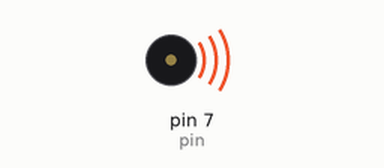
Simulated run of this sketch. Board: Arduino Uno, built with avr-gcc and run on an emulated ATmega328P. Parts: buzzer (waves = sounding).

Above: at 0.4 s.
Timing chart, 0 to 7.4 s (numbered marks = the images above):
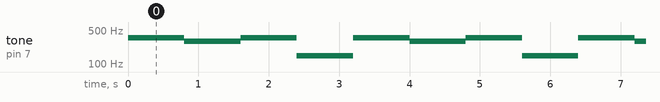

The sketch:

buzzer.ino
```cpp
#define  pin   7    // char pin=7;
void setup(){
  pinMode(pin, OUTPUT);
  noTone(pin);
}

 void loop(){
       tone(pin, 350); delay(800);     //3 E
       tone(pin, 294); delay(800);   //1 D
       tone(pin, 350); delay(400);    //3(0.5)E
       tone(pin, 350); delay(400);   //3(0.5) E
       tone(pin, 147); delay(800);  //1 C
}
```

Measured:
- by itself, tone on pin 7 (pin): repeats every 3.2 s: 294 Hz 0.80 s, 350 Hz 0.80 s, 147 Hz 0.80 s, 350 Hz 0.80 s
